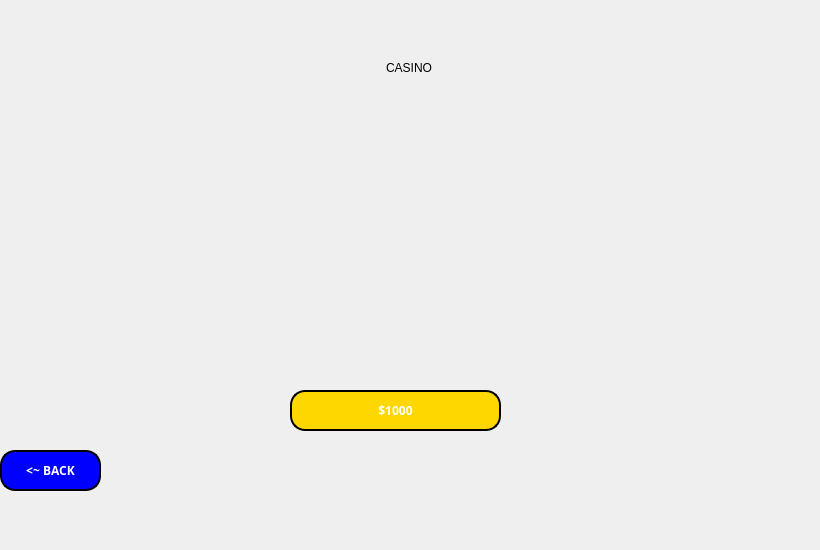
    <widget class="QWidget" name="Casino">
     <widget class="QLabel" name="casinoTitle">
      <property name="geometry">
       <rect>
        <x>380</x>
        <y>60</y>
        <width>58</width>
        <height>16</height>
       </rect>
      </property>
      <property name="text">
       <string>CASINO</string>
      </property>
      <property name="alignment">
       <set>Qt::AlignmentFlag::AlignCenter</set>
      </property>
     </widget>
     <widget class="QPushButton" name="casinoBackButton">
      <property name="geometry">
       <rect>
        <x>0</x>
        <y>450</y>
        <width>101</width>
        <height>41</height>
       </rect>
      </property>
      <property name="font">
       <font>
        <family>Segoe Script</family>
        <pointsize>-1</pointsize>
        <bold>true</bold>
        <underline>false</underline>
       </font>
      </property>
      <property name="cursor">
       <cursorShape>PointingHandCursor</cursorShape>
      </property>
      <property name="styleSheet">
       <string notr="true">QPushButton {
        color: white;
        background-color: blue;
        border: 2px solid black;
        border-radius: 15px; 
        padding: 10px 20px;
        font-size: 12px;
        font-weight: bold;
        text-align: center;
    }

    QPushButton:hover {
        background-color: #45a049; 
        border: 2px solid green;
    }

    QPushButton:pressed {
        background-color: #388e3c; 
        border: 2px solid #e6b800;
    }

    QPushButton:focus {
        outline: none;
    }</string>
      </property>
      <property name="text">
       <string>&lt;~ BACK</string>
      </property>
     </widget>
     <widget class="QPushButton" name="gambleButton">
      <property name="enabled">
       <bool>true</bool>
      </property>
      <property name="geometry">
       <rect>
        <x>290</x>
        <y>390</y>
        <width>211</width>
        <height>41</height>
       </rect>
      </property>
      <property name="font">
       <font>
        <family>Segoe Script</family>
        <pointsize>-1</pointsize>
        <bold>true</bold>
        <underline>false</underline>
       </font>
      </property>
      <property name="cursor">
       <cursorShape>PointingHandCursor</cursorShape>
      </property>
      <property name="styleSheet">
       <string notr="true">QPushButton {
        color: white;
        background-color: gold;
        border: 2px solid black;
        border-radius: 15px; 
        padding: 10px 20px;
        font-size: 12px;
        font-weight: bold;
        text-align: center;
    }

    QPushButton:hover {
        background-color: #45a049; 
        border: 2px solid green;
    }

    QPushButton:pressed {
        background-color: red; 
        border: 2px solid #e6b800;
    }

QPushButton:disabled {
    color: white;
    background-color: gray;
    border: 2px solid darkgray;
}

    QPushButton:focus {
        outline: none;
    }</string>
      </property>
      <property name="text">
       <string>$1000</string>
      </property>
     </widget>
     <widget class="QPushButton" name="cup1">
      <property name="enabled">
       <bool>false</bool>
      </property>
      <property name="geometry">
       <rect>
        <x>150</x>
        <y>180</y>
        <width>81</width>
        <height>151</height>
       </rect>
      </property>
      <property name="cursor">
       <cursorShape>PointingHandCursor</cursorShape>
      </property>
      <property name="autoFillBackground">
       <bool>false</bool>
      </property>
      <property name="styleSheet">
       <string notr="true">    QPushButton {
        border: none;
        background: transparent;
    }
    QPushButton:pressed {
        background: transparent;
    }
    QPushButton:hover {
        background: transparent;
    }
    QPushButton:focus {
        outline: none;
    }
</string>
      </property>
      <property name="text">
       <string/>
      </property>
      <property name="flat">
       <bool>true</bool>
      </property>
     </widget>
     <widget class="QPushButton" name="cup2">
      <property name="enabled">
       <bool>false</bool>
      </property>
      <property name="geometry">
       <rect>
        <x>360</x>
        <y>180</y>
        <width>81</width>
        <height>151</height>
       </rect>
      </property>
      <property name="cursor">
       <cursorShape>PointingHandCursor</cursorShape>
      </property>
      <property name="styleSheet">
       <string notr="true">    QPushButton {
        border: none;
        background: transparent;
    }
    QPushButton:pressed {
        background: transparent;
    }
    QPushButton:hover {
        background: transparent;
    }
    QPushButton:focus {
        outline: none;
    }
</string>
      </property>
      <property name="text">
       <string/>
      </property>
      <property name="flat">
       <bool>true</bool>
      </property>
     </widget>
     <widget class="QPushButton" name="cup3">
      <property name="enabled">
       <bool>false</bool>
      </property>
      <property name="geometry">
       <rect>
        <x>570</x>
        <y>180</y>
        <width>81</width>
        <height>151</height>
       </rect>
      </property>
      <property name="cursor">
       <cursorShape>PointingHandCursor</cursorShape>
      </property>
      <property name="styleSheet">
       <string notr="true">    QPushButton {
        border: none;
        background: transparent;
    }
    QPushButton:pressed {
        background: transparent;
    }
    QPushButton:hover {
        background: transparent;
    }
    QPushButton:focus {
        outline: none;
    }
</string>
      </property>
      <property name="text">
       <string/>
      </property>
      <property name="flat">
       <bool>true</bool>
      </property>
     </widget>
     <widget class="QLabel" name="shuffleSpot">
      <property name="geometry">
       <rect>
        <x>120</x>
        <y>140</y>
        <width>561</width>
        <height>221</height>
       </rect>
      </property>
      <property name="frameShape">
       <enum>QFrame::Shape::NoFrame</enum>
      </property>
      <property name="text">
       <string/>
      </property>
      <property name="pixmap">
       <pixmap resource="resources.qrc">:/gifs/gifs/cupSwap.gif</pixmap>
      </property>
      <property name="scaledContents">
       <bool>true</bool>
      </property>
     </widget>
     <widget class="QLabel" name="casinoBackground">
      <property name="geometry">
       <rect>
        <x>-3</x>
        <y>-5</y>
        <width>811</width>
        <height>541</height>
       </rect>
      </property>
      <property name="text">
       <string/>
      </property>
      <property name="pixmap">
       <pixmap resource="resources.qrc">:/icons/icons/casinoBackground.jpg</pixmap>
      </property>
      <property name="scaledContents">
       <bool>true</bool>
      </property>
     </widget>
     <zorder>casinoBackground</zorder>
     <zorder>casinoTitle</zorder>
     <zorder>casinoBackButton</zorder>
     <zorder>gambleButton</zorder>
     <zorder>shuffleSpot</zorder>
     <zorder>cup1</zorder>
     <zorder>cup2</zorder>
     <zorder>cup3</zorder>
    </widget>
